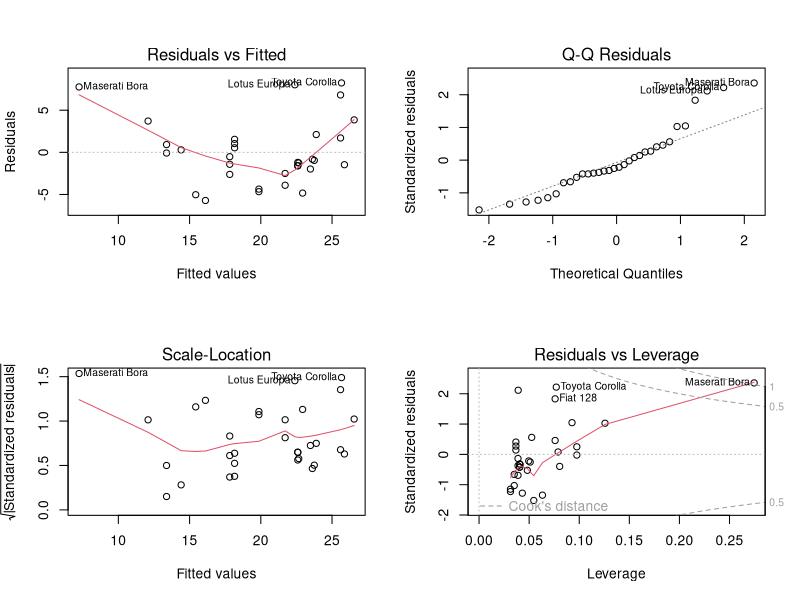
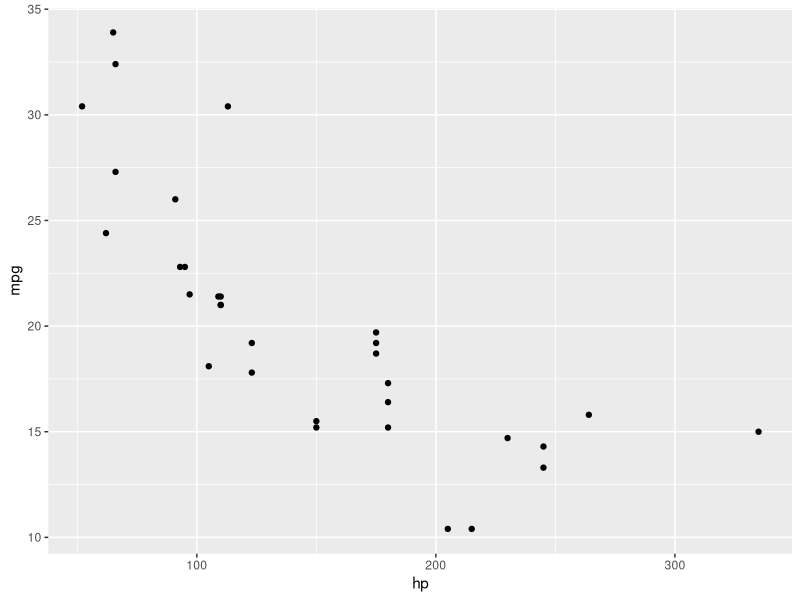
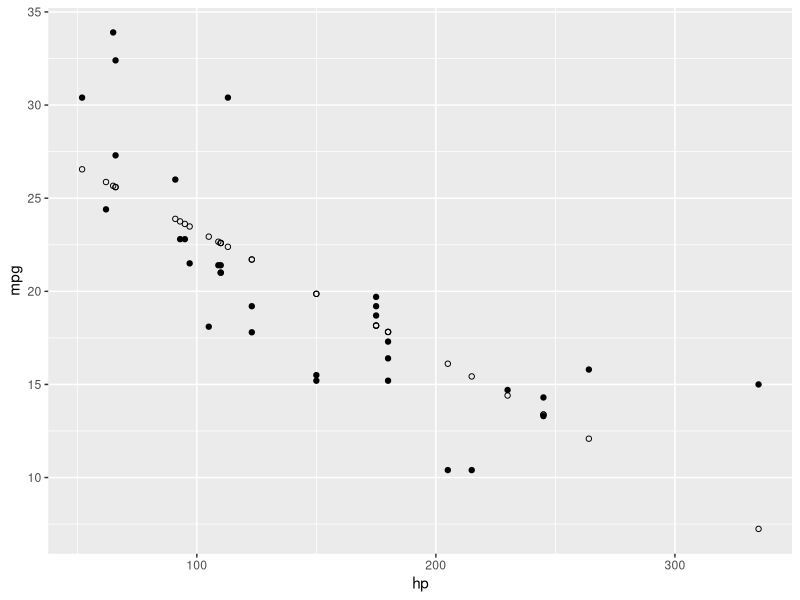
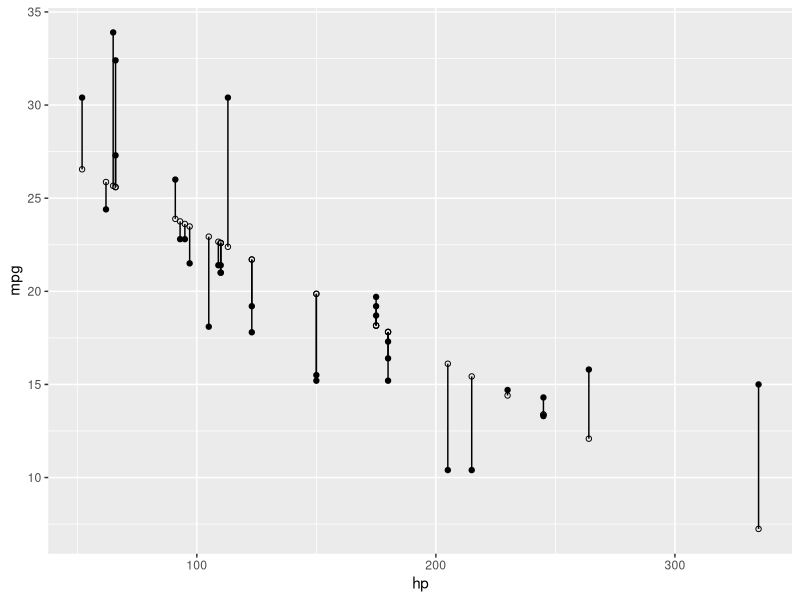
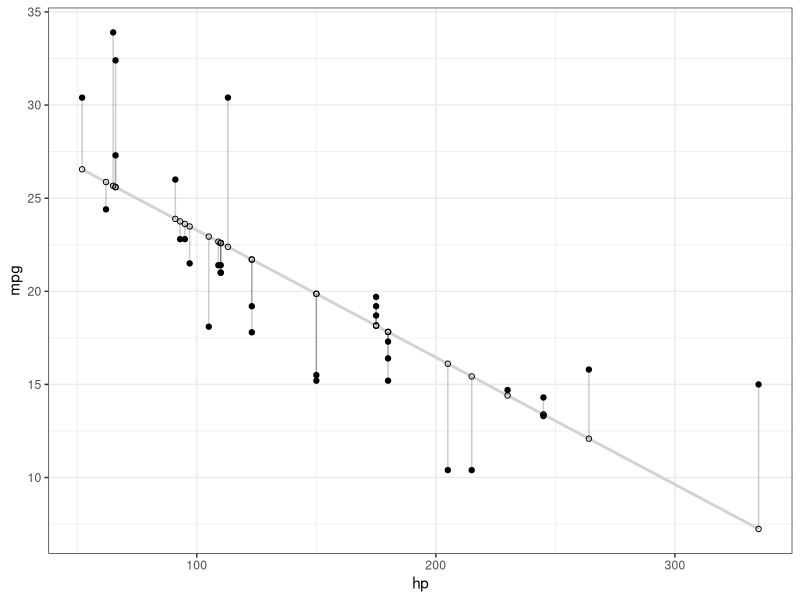
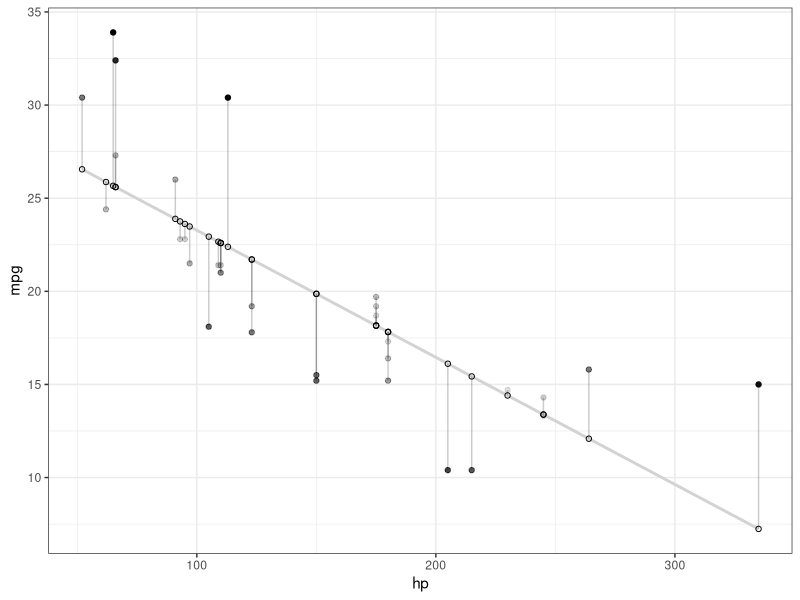
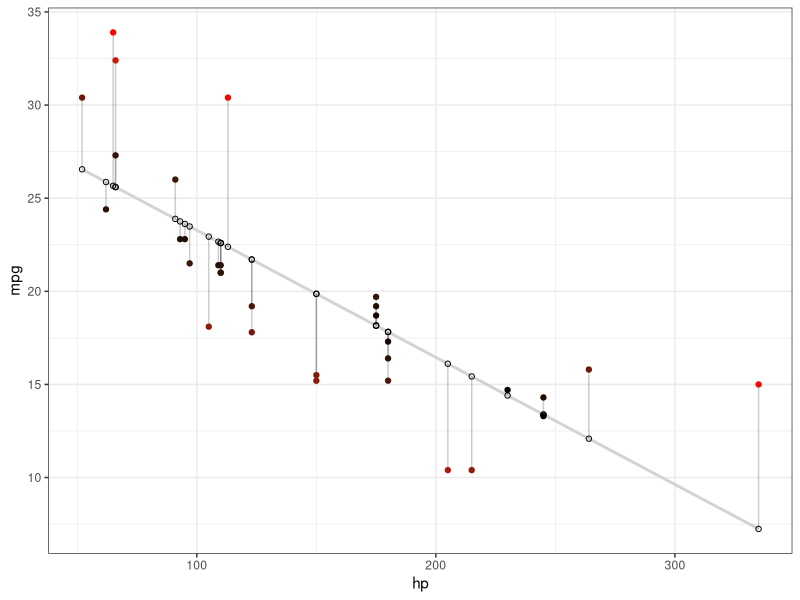
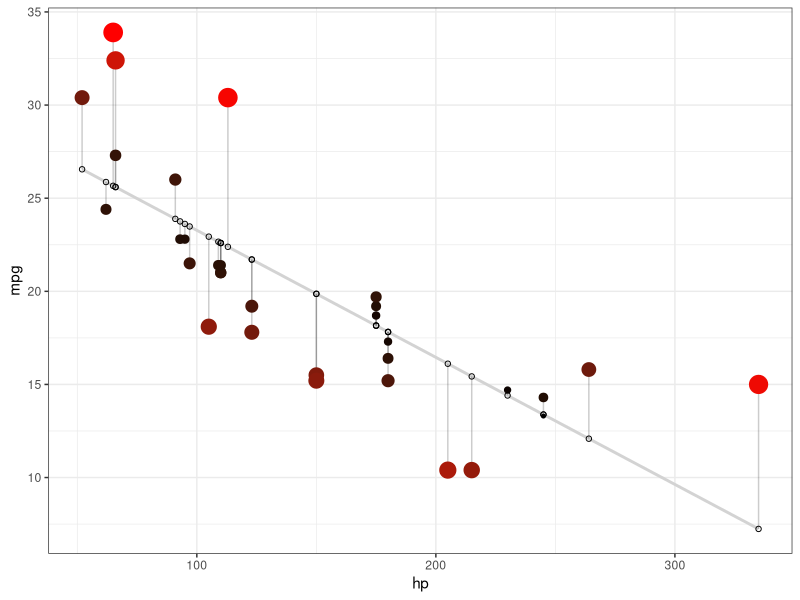

These charts were generated, in order, by the following R code:
## ---- chunk 1
fit <- lm(mpg ~ hp, data = mtcars)  # Fit the model
summary(fit)  # Report the results
## ---- chunk 2
par(mfrow = c(2, 2))  # Split the plotting panel into a 2 x 2 grid
plot(fit)  # Plot the model information

par(mfrow = c(1, 1))  # Return plotting panel to 1 section
## ---- chunk 3
d <- mtcars
fit <- lm(mpg ~ hp, data = d)
## ---- chunk 4
d$predicted <- predict(fit)   # Save the predicted values
d$residuals <- residuals(fit) # Save the residual values

# Quick look at the actual, predicted, and residual values
library(dplyr)
d %>% select(mpg, predicted, residuals) %>% head()

## ---- chunk 5
library(ggplot2)
ggplot(d, aes(x = hp, y = mpg)) +  # Set up canvas with outcome variable on y-axis
  geom_point()  # Plot the actual points
## ---- chunk 6
ggplot(d, aes(x = hp, y = mpg)) +
  geom_point() +
  geom_point(aes(y = predicted), shape = 1)  # Add the predicted values
## ---- chunk 7
ggplot(d, aes(x = hp, y = mpg)) +
  geom_segment(aes(xend = hp, yend = predicted)) +
  geom_point() +
  geom_point(aes(y = predicted), shape = 1)
## ---- chunk 8

library(ggplot2)
ggplot(d, aes(x = hp, y = mpg)) +
  geom_smooth(method = "lm", se = FALSE, color = "lightgrey") +  # Plot regression slope
  geom_segment(aes(xend = hp, yend = predicted), alpha = .2) +  # alpha to fade lines
  geom_point() +
  geom_point(aes(y = predicted), shape = 1) +
  theme_bw()  # Add theme for cleaner look
## ---- chunk 9


# ALPHA
# Changing alpha of actual values based on absolute value of residuals
ggplot(d, aes(x = hp, y = mpg)) +
  geom_smooth(method = "lm", se = FALSE, color = "lightgrey") +
  geom_segment(aes(xend = hp, yend = predicted), alpha = .2) +

  # > Alpha adjustments made here...
  geom_point(aes(alpha = abs(residuals))) +  # Alpha mapped to abs(residuals)
  guides(alpha = FALSE) +  # Alpha legend removed
  # <

  geom_point(aes(y = predicted), shape = 1) +
  theme_bw()
## ---- chunk 10
# COLOR
# High residuals (in abolsute terms) made more red on actual values.
ggplot(d, aes(x = hp, y = mpg)) +
  geom_smooth(method = "lm", se = FALSE, color = "lightgrey") +
  geom_segment(aes(xend = hp, yend = predicted), alpha = .2) +

  # > Color adjustments made here...
  geom_point(aes(color = abs(residuals))) + # Color mapped to abs(residuals)
  scale_color_continuous(low = "black", high = "red") +  # Colors to use here
  guides(color = FALSE) +  # Color legend removed
  # <

  geom_point(aes(y = predicted), shape = 1) +
  theme_bw()

## ---- chunk 11
# SIZE AND COLOR
# Same coloring as above, size corresponding as well
ggplot(d, aes(x = hp, y = mpg)) +
  geom_smooth(method = "lm", se = FALSE, color = "lightgrey") +
  geom_segment(aes(xend = hp, yend = predicted), alpha = .2) +

  # > Color AND size adjustments made here...
  geom_point(aes(color = abs(residuals), size = abs(residuals))) + # size also mapped
  scale_color_continuous(low = "black", high = "red") +
  guides(color = FALSE, size = FALSE) +  # Size legend also removed
  # <

  geom_point(aes(y = predicted), shape = 1) +
  theme_bw()
## ---- chunk 12
# COLOR UNDER/OVER
# Color mapped to residual with sign taken into account.
# i.e., whether actual value is greater or less than predicted
ggplot(d, aes(x = hp, y = mpg)) +
  geom_smooth(method = "lm", se = FALSE, color = "lightgrey") +
  geom_segment(aes(xend = hp, yend = predicted), alpha = .2) +

  # > Color adjustments made here...
  geom_point(aes(color = residuals)) +  # Color mapped here
  scale_color_gradient2(low = "blue", mid = "white", high = "red") +  # Colors to use here
  guides(color = FALSE) +
  # <

  geom_point(aes(y = predicted), shape = 1) +
  theme_bw()
